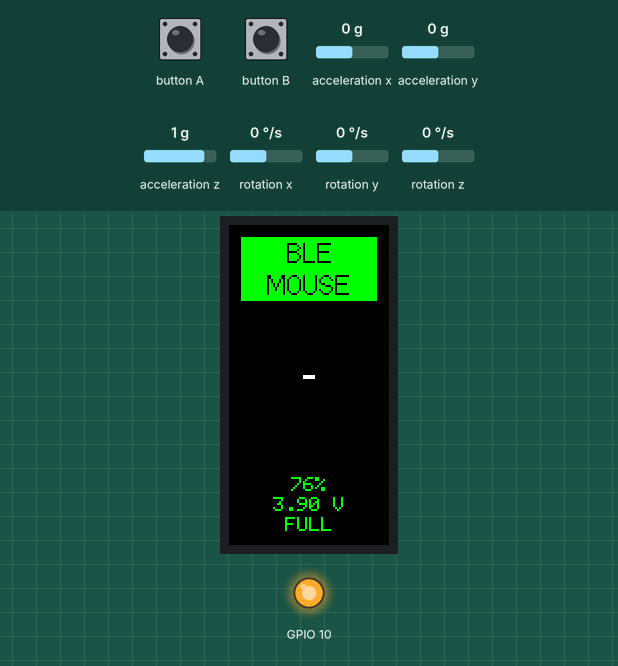
Simulated run of this sketch. Board: ESP32. Parts: 80×160 colour display, output pins drawn as LEDs (lit = HIGH). The inputs (shaded band) are chosen by the test bench; at power-on: acceleration x 0 g, acceleration y 0 g, acceleration z 1 g, rotation x 0 °/s, rotation y 0 °/s, rotation z 0 °/s. USB keyboard and mouse output is not drawn; what the sketch prints to the serial monitor is not drawn.

Above: at 1.3 s.
1.4 s: button B pressed for 0.15 s
At 2.4 s:
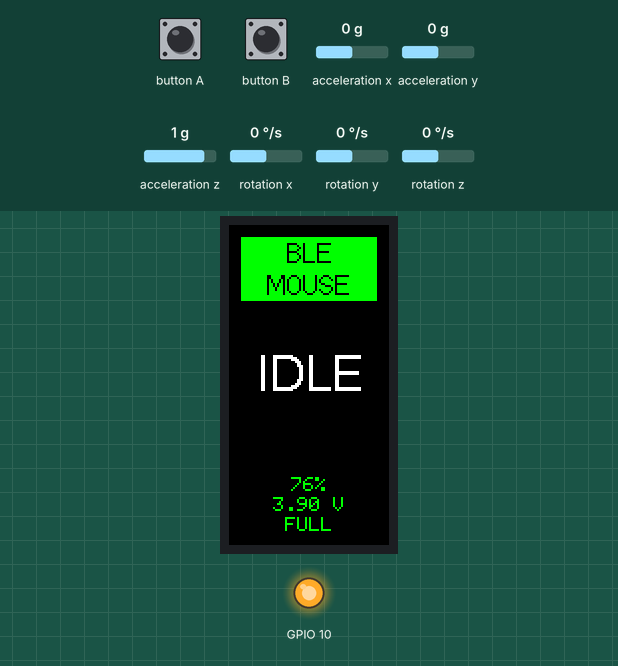
3.2 s: acceleration x set to -1.4 g
At 4.2 s:
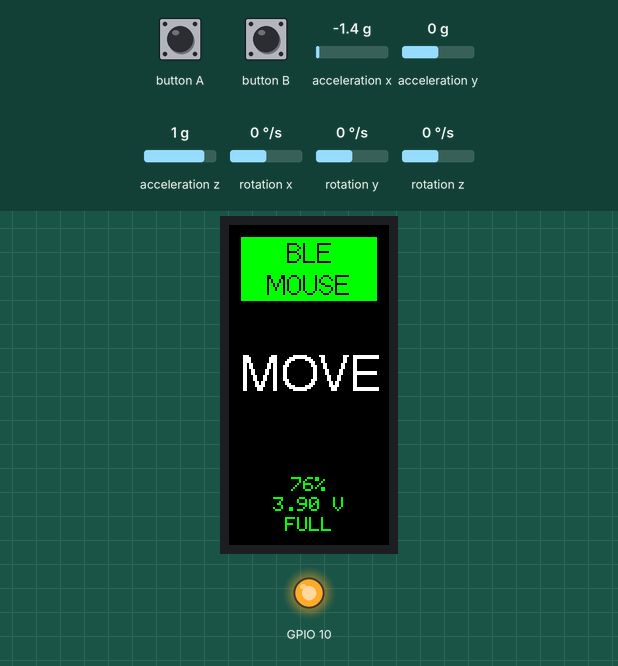
4.8 s: button B pressed for 3.2 s
At 5.3 s:
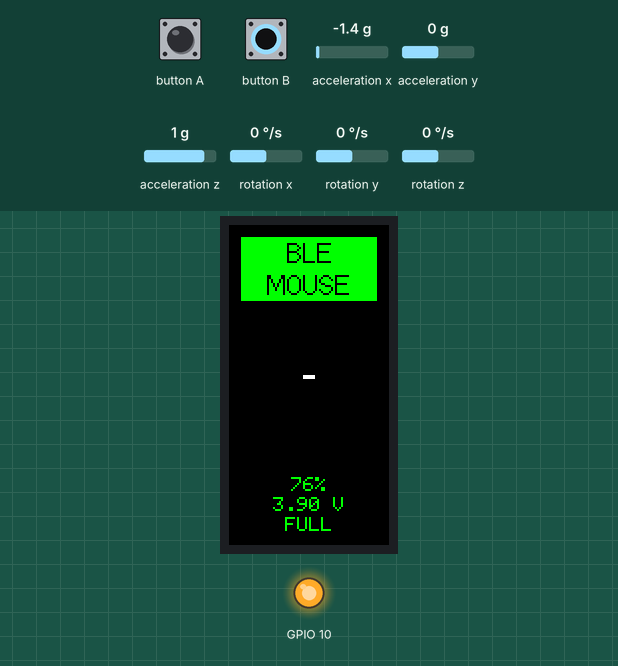
Timing chart, 0 to 7.8 s (numbered marks = the images above; inputs shaded):
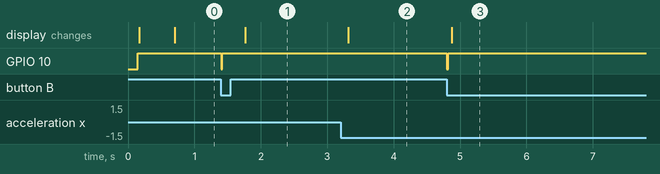

The sketch:

BLEMouse_IMU.ino
```cpp
/*
 * Require library:
 *
 * ESP32 BLE Mouse library
 * https://github.com/T-vK/ESP32-BLE-Mouse
 *
 */

#include <M5StickC.h>
#include <BleMouse.h>

// DEFINE: MOUSE
#define MOUSE_MOVE_SPEED_MIN          10
#define MOUSE_MOVE_SPEED_MAX          30

// DEFINE: BATTERY
#define BATTERY_MAX_V                 410
#define BATTERY_MIN_V                 320
#define BATTERY_STATUS_ONBATTERY      1
#define BATTERY_STATUS_CHARGING       2
#define BATTERY_STATUS_FULL           3
#define BATTERY_STATUS_FAILED         0
#define BATTERY_UPDATE_INTERVAL_MSEC  3000

// DEFINE: SCREEN
#define STATUS_UPDATE_INTERVAL_MSEC   500
#define SCREEN_WIDTH                  80
#define SCREEN_HEIGHT                 160
#define SCREEN_TITLE_TEXT_GAP         6
#define SCREEN_TITLE_TEXT_WIDTH       (SCREEN_WIDTH - 2 * SCREEN_TITLE_TEXT_GAP)
#define SCREEN_TITLE_TEXT_HEIGHT      32
#define SCREEN_INFO_TEXT_WIDTH        SCREEN_WIDTH
#define SCREEN_INFO_TEXT_HEIGHT       32
#define SCREEN_BATTERY_TEXT_WIDTH     SCREEN_WIDTH
#define SCREEN_BATTERY_TEXT_HEIGHT    28

// DEFINE: IMU
#define IMU_UPDATE_INTERVAL_MSEC      20
#define IMU_X_ACC_TRIGGER_MIN         2000
#define IMU_X_ACC_TRIGGER_MAX         4000
#define IMU_Y_ACC_TRIGGER_MIN         1000
#define IMU_Y_ACC_TRIGGER_MAX         3000

// VAR: SCREEN
int screen_Bright = 9;
uint32_t targetUpdateStatusTime = 0;
uint32_t targetUpdateBatteryTime = 0;
uint32_t targetUpdateIMUTime = 0;

TFT_eSprite titleArea = TFT_eSprite(&M5.Lcd);
TFT_eSprite infoArea = TFT_eSprite(&M5.Lcd);
TFT_eSprite batteryArea = TFT_eSprite(&M5.Lcd);

// VAR: MOUSE
BleMouse bleMouse("ESP32-BLEMouse", "-", 100);
bool isMouseEnabled = false;
bool isMouseMoving = false;
bool bleMouseLastState = false;
String cmdLine = String();

// VAR: BASE
int battery_Status = BATTERY_STATUS_FAILED;
int battery_Status_last = BATTERY_STATUS_FAILED;
int battery_Percent = 0;
int battery_Percent_last = 0;
String battery_Title = String();
String battery_Text_V = String();
String battery_Text_A = String();

// VAR: IMU
int16_t gyroX = 0;
int16_t gyroY = 0;
int16_t gyroZ = 0;

int16_t accX = 0;
int16_t accY = 0;
int16_t accZ = 0;

int16_t accX_offset = -1200; // MIN 0
int16_t accY_offset = -450;  // MIN 0
int16_t accZ_offset = -400;  // MAX 4096

int16_t accX_final = 0; // MIN 0
int16_t accY_final = 0; // MIN 0
int16_t accZ_final = 0; // MAX 4096

void setup() {

  // M5 init
  //bool LCDEnable=true, bool PowerEnable=true, bool SerialEnable=true
  M5.begin();

  // LED init
  pinMode(M5_LED, OUTPUT);
  digitalWrite(M5_LED, HIGH);

  // IMU init
  M5.IMU.Init();

  UpdateIMUStatus();

  M5.Axp.ScreenBreath(screen_Bright);
  M5.Lcd.setRotation(2);
  M5.Lcd.fillScreen(TFT_BLACK);

  titleArea.createSprite(SCREEN_TITLE_TEXT_WIDTH, SCREEN_TITLE_TEXT_HEIGHT);
  batteryArea.createSprite(SCREEN_BATTERY_TEXT_WIDTH, SCREEN_BATTERY_TEXT_HEIGHT);
  infoArea.createSprite(SCREEN_INFO_TEXT_WIDTH, SCREEN_INFO_TEXT_HEIGHT);

  DrawStatus();

  Serial.print("Starting BLE...");

  isMouseEnabled = false;
  bleMouseLastState = bleMouse.isConnected();
  bleMouse.begin();

  Serial.println("Done");
  Serial.flush();
}

void loop() {
  M5.update();

  UpdateBatteryStatus();

  HandleIMUData();
  HandleMouseMove();

  DrawStatus();

  if(M5.Axp.GetBtnPress() == 0x02) {
    Serial.println("BtnPWR.wasPressed");

    if (bleMouse.isConnected() && isMouseEnabled){
      bleMouse.click(MOUSE_RIGHT);
    }
  }

  if (M5.BtnA.wasPressed()) {
    Serial.println("BtnA.wasPressed");

    if (bleMouse.isConnected() && isMouseEnabled){
      bleMouse.click(MOUSE_LEFT);
    }
  }

  if (M5.BtnB.wasPressed()) {
    Serial.println("BtnB.wasPressed");

    if (bleMouse.isConnected()) {
      isMouseEnabled = !isMouseEnabled;
      digitalWrite(M5_LED, LOW);
      delay(20);
      digitalWrite(M5_LED, HIGH);
    }
  }

  if (M5.BtnA.pressedFor(1000)) {
    Serial.println("BtnA.pressedFor(1000)");
  }

  if (M5.BtnB.pressedFor(1000)) {
    Serial.println("BtnB.pressedFor(1000)");
  }
}

void HandleMouseMove() {
  if (Serial.available()) {
    cmdLine = String();
    while (Serial.available()) {
      char buf = Serial.read();
      if (buf != '\n') {
        cmdLine += String(buf);
      }
    }
  }

  if (bleMouseLastState != bleMouse.isConnected()) {
    cmdLine = String();
    bleMouseLastState = bleMouse.isConnected();

    if (bleMouse.isConnected()) {
      Serial.println("HandleMouseMove(): Device connected.");
    } else {
      Serial.println("HandleMouseMove(): Device disconnected.");
    }
  }

  if (bleMouse.isConnected() && cmdLine.length() > 0) {
    int moveX = 0;
    int moveY = 0;
    int clickBtn = 0;
    int wheelRoll = 0;
    long cmdNumbers = SplitRawCmdNumbers(cmdLine);

    Serial.print("HandleMouseMove(): Get cmd[");
    Serial.print(cmdLine.length());
    Serial.print("]: ");
    Serial.println(cmdLine);

    if (cmdLine.startsWith("X")) {
      moveX = cmdNumbers;
    } else if (cmdLine.startsWith("Y")) {
      moveY = cmdNumbers;
    } else if (cmdLine.startsWith("B")) {
      //#define MOUSE_LEFT 1
      //#define MOUSE_RIGHT 2
      //#define MOUSE_MIDDLE 4
      clickBtn = cmdNumbers;
    } else if (cmdLine.startsWith("W")) {
      wheelRoll = cmdNumbers;
    } else {
      // nothing todo
    }

    if (moveX != 0 || moveY != 0 || wheelRoll != 0) {
      Serial.print("HandleMouseMove(): Move: X = ");
      Serial.print(moveX);
      Serial.print(", Y = ");
      Serial.print(moveY);
      Serial.print(", Wheel = ");
      Serial.println(wheelRoll);

      bleMouse.move(moveX, moveY, wheelRoll);
    }

    if (clickBtn != 0) {
      Serial.print("HandleMouseMove(): Btn = ");
      Serial.println(clickBtn);

      bleMouse.click(clickBtn);
    }

    cmdLine = String();
  }
}

void DrawStatus() {
  if (targetUpdateStatusTime >= millis()){
    return;
  }

  // Title
  if (bleMouse.isConnected()) {
    titleArea.fillSprite(TFT_GREEN);
    titleArea.setTextColor(TFT_BLACK);
  } else {
    titleArea.fillSprite(TFT_BLUE);
    titleArea.setTextColor(TFT_WHITE);
  }
  titleArea.drawCentreString("BLE", SCREEN_TITLE_TEXT_WIDTH / 2, 0, 2);
  titleArea.drawCentreString("MOUSE", SCREEN_TITLE_TEXT_WIDTH / 2, 16, 2);
  titleArea.pushSprite(SCREEN_TITLE_TEXT_GAP, SCREEN_TITLE_TEXT_GAP);

  // Info
  infoArea.fillSprite(TFT_BLACK);
  if (bleMouse.isConnected() && isMouseEnabled){
    infoArea.setTextColor(TFT_WHITE);
    if (isMouseMoving) {
      infoArea.drawCentreString("MOVE", SCREEN_INFO_TEXT_WIDTH / 2, 0, 4);
    } else {
      infoArea.drawCentreString("IDLE", SCREEN_INFO_TEXT_WIDTH / 2, 0, 4);
    }
  } else {
    infoArea.drawCentreString("-", SCREEN_INFO_TEXT_WIDTH / 2, 0, 4);
  }
  infoArea.pushSprite(0, (SCREEN_HEIGHT - SCREEN_INFO_TEXT_HEIGHT) / 2);

  // Battery
  batteryArea.fillSprite(TFT_BLACK);
  batteryArea.setTextDatum(MC_DATUM);
  if (battery_Status == BATTERY_STATUS_CHARGING ||
      battery_Status == BATTERY_STATUS_FULL ) {
    batteryArea.setTextColor(TFT_GREEN);
  } else if (battery_Status == BATTERY_STATUS_ONBATTERY) {
    if (M5.Axp.GetWarningLeve() == 0){
      batteryArea.setTextColor(TFT_YELLOW);
    } else {
      batteryArea.setTextColor(TFT_RED);
    }
  } else {
    batteryArea.setTextColor(TFT_RED);
  }
  batteryArea.drawCentreString(battery_Title.c_str(), SCREEN_BATTERY_TEXT_WIDTH / 2, 0, 1);
  batteryArea.drawCentreString(battery_Text_V.c_str(), SCREEN_BATTERY_TEXT_WIDTH / 2, 10, 1);
  batteryArea.drawCentreString(battery_Text_A.c_str(), SCREEN_BATTERY_TEXT_WIDTH / 2, 20, 1);
  batteryArea.pushSprite(0, SCREEN_HEIGHT - (SCREEN_BATTERY_TEXT_HEIGHT * 1.2));

  targetUpdateStatusTime = millis() + STATUS_UPDATE_INTERVAL_MSEC;
}

void UpdateIMUStatus(){
  M5.IMU.getGyroAdc(&gyroX, &gyroY, &gyroZ);
  M5.IMU.getAccelAdc(&accX, &accY, &accZ);

  accX_final = accX + accX_offset;
  accY_final = accY + accY_offset;
  accZ_final = accZ + accZ_offset;
}

void HandleIMUData(){
  if (targetUpdateIMUTime >= millis()){
    return;
  }

  if (bleMouse.isConnected() && isMouseEnabled) {
    UpdateIMUStatus();

    int moveX = 0;
    int moveY = 0;

    // X
    if (abs(accX_final) < IMU_X_ACC_TRIGGER_MIN){
      moveX = 0;
    } else if (abs(accX_final) > IMU_X_ACC_TRIGGER_MAX) {
      moveX = MOUSE_MOVE_SPEED_MAX * (accX_final / abs(accX_final));
    } else {
      moveX = map(abs(accX_final), IMU_X_ACC_TRIGGER_MIN, IMU_X_ACC_TRIGGER_MAX, MOUSE_MOVE_SPEED_MIN, MOUSE_MOVE_SPEED_MAX) * (accX_final / abs(accX_final));
    }

    // Y
    if (abs(accY_final) < IMU_Y_ACC_TRIGGER_MIN){
      moveY = 0;
    } else if (abs(accY_final) > IMU_Y_ACC_TRIGGER_MAX) {
      moveY = -MOUSE_MOVE_SPEED_MAX * (accY_final / abs(accY_final));
    } else {
      moveY = -map(abs(accY_final), IMU_Y_ACC_TRIGGER_MIN, IMU_Y_ACC_TRIGGER_MAX, MOUSE_MOVE_SPEED_MIN, MOUSE_MOVE_SPEED_MAX) * (accY_final / abs(accY_final));
    }

    if (moveX != 0 || moveY != 0) {
      isMouseMoving = true;

      Serial.print("HandleIMUData(): Move: X = ");
      Serial.print(moveX);
      Serial.print(", Y = ");
      Serial.println(moveY);

      bleMouse.move(moveX, moveY);
    } else {
      isMouseMoving = false;
    }
  } else {
    isMouseMoving = false;
  }

  /*
  Serial.print("DrawStatus(): gyroX = ");
  Serial.print(gyroX);
  Serial.print(", gyroY = ");
  Serial.print(gyroY);
  Serial.print(", gyroZ = ");
  Serial.print(gyroZ);
  Serial.print(", gRes(x1000) = ");
  Serial.println(M5.IMU.gRes * 1000);

  Serial.print("DrawStatus(): accX_final = ");
  Serial.print(accX_final);
  Serial.print(", accY_final = ");
  Serial.print(accY_final);
  Serial.print(", accZ_final = ");
  Serial.print(accZ_final);
  Serial.print(", aRes(x1000) = ");
  Serial.println(M5.IMU.aRes * 1000);
   */
  targetUpdateIMUTime = millis() + IMU_UPDATE_INTERVAL_MSEC;
}

void UpdateBatteryStatus() {
  if (targetUpdateBatteryTime >= millis()){
    return;
  }

  double battV = M5.Axp.GetVbatData() * 1.1 / 1000;
  double chargeI = M5.Axp.GetIchargeData() / 2;
  double dischargeI = M5.Axp.GetIdischargeData() / 2;

  int battV_formatted = battV * 100;
  if (battV_formatted > BATTERY_MAX_V) {
    battV_formatted = BATTERY_MAX_V;
  } else if (battV_formatted < BATTERY_MIN_V) {
    battV_formatted = BATTERY_MIN_V;
  }

  battery_Percent = map(battV_formatted, BATTERY_MIN_V, BATTERY_MAX_V, 0, 100);

  battery_Title = String(battery_Percent) + "%";
  if (chargeI > 0 && dischargeI == 0){
    battery_Status = BATTERY_STATUS_CHARGING;
    battery_Text_V = String(battV, 2) + " V";
    battery_Text_A = "+ " + String(chargeI, 0) + " mA";
  } else if (chargeI == 0 && dischargeI == 0) {
    battery_Status = BATTERY_STATUS_FULL;
    battery_Text_V = String(battV, 2) + " V";
    battery_Text_A = "FULL";
  } else if (chargeI == 0 && dischargeI > 0) {
    battery_Status = BATTERY_STATUS_ONBATTERY;
    battery_Text_V = String(battV, 2) + " V";
    battery_Text_A = "- " + String(dischargeI, 0) + " mA";
  } else {
    battery_Status = BATTERY_STATUS_FAILED;
    battery_Title = String();
    battery_Text_V = "NO";
    battery_Text_A = "BATTERY";
  }

  /*
  Serial.print("UpdateBatteryStatus(): bStatus = ");
  Serial.print(battery_Status);
  Serial.print(", bPercent = ");
  Serial.print(battery_Percent);
  Serial.print(", battV = ");
  Serial.print(battV);
  Serial.print(", chargeI = ");
  Serial.print(chargeI);
  Serial.print(", dischargeI = ");
  Serial.print(dischargeI);
  Serial.print(", WarningLevel = ");
  Serial.println(M5.Axp.GetWarningLeve());
  */

  // Send Battery NOTIFY
  if (battery_Status != battery_Status_last || battery_Percent != battery_Percent_last)
  {
    battery_Status_last = battery_Status;
    battery_Percent_last = battery_Percent;

    bleMouse.setBatteryLevel(battery_Percent);
  }

  targetUpdateBatteryTime = millis() + BATTERY_UPDATE_INTERVAL_MSEC;
}

long SplitRawCmdNumbers(String inputRawCmd) {
  String tmpStr = inputRawCmd;
  tmpStr.remove(0, 1);
  return tmpStr.toInt();
}
```

Measured:
- after the input at 1.4 s, GPIO 10: HIGH → LOW at once, → HIGH 0.02 s later; the display: changes after 0.36 s (image 1)
- after the input at 3.2 s, the display: changes after 0.11 s (image 2)
- after the input at 4.8 s, GPIO 10: HIGH → LOW at once, → HIGH 0.02 s later; the display: changes after 0.08 s (image 3)
